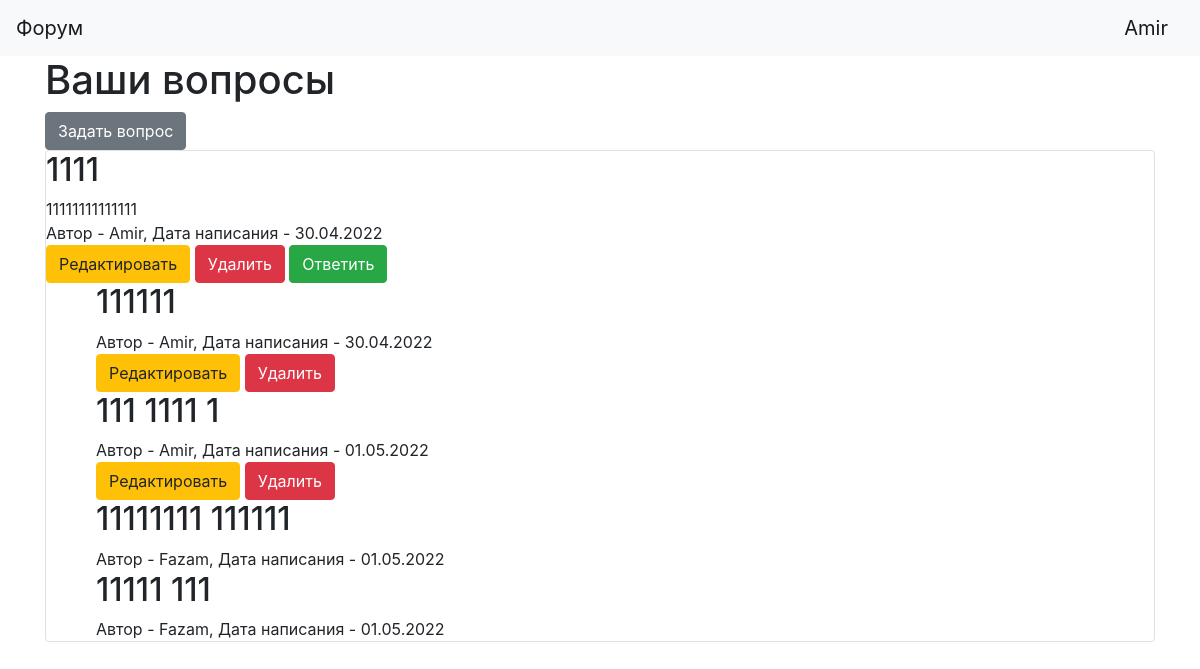
Page / (signed in) on the earlier database version.
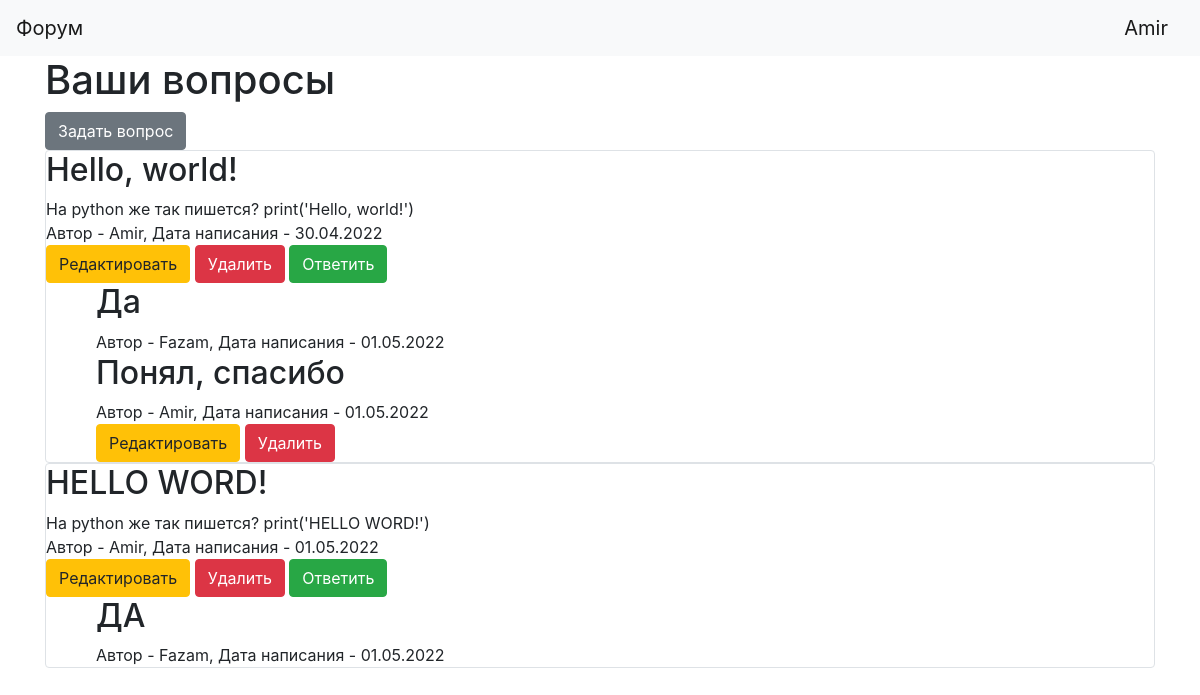
Same page on the later database version.
### data/question.py (models this page shows)
class Question(SqlAlchemyBase):
    __tablename__ = 'questions'
    id = sqlalchemy.Column(sqlalchemy.Integer,
                           primary_key=True, autoincrement=True)
    title = sqlalchemy.Column(sqlalchemy.String, nullable=True)
    content = sqlalchemy.Column(sqlalchemy.String, nullable=True)
    created_date = sqlalchemy.Column(sqlalchemy.String,
                                     default=datetime.datetime.now().strftime('%d.%m.%Y'))
    user_id = sqlalchemy.Column(sqlalchemy.Integer,
                                sqlalchemy.ForeignKey("users.id"))
    user = orm.relation('User')

### data/user.py (models this page shows, shortened)
class User(SqlAlchemyBase, UserMixin):
    __tablename__ = 'users'
    id = sqlalchemy.Column(sqlalchemy.Integer,
                           primary_key=True, autoincrement=True)
    name = sqlalchemy.Column(sqlalchemy.String, nullable=True)
    about = sqlalchemy.Column(sqlalchemy.String, nullable=True)
    email = sqlalchemy.Column(sqlalchemy.String,
                              index=True, unique=True, nullable=True)
    hashed_password = sqlalchemy.Column(sqlalchemy.String, nullable=True)
    created_date = sqlalchemy.Column(sqlalchemy.String,
                                     default=datetime.datetime.now().strftime('%d.%m.%Y'))
    questions = orm.relation("Question", back_populates='user')
    answers = orm.relation("Answer", back_populates='user')

### data/answer.py (models this page shows)
class Answer(SqlAlchemyBase):
    __tablename__ = 'answers'
    id = sqlalchemy.Column(sqlalchemy.Integer,
                           primary_key=True, autoincrement=True)
    content = sqlalchemy.Column(sqlalchemy.String, nullable=True)
    created_date = sqlalchemy.Column(sqlalchemy.String,
                                     default=datetime.datetime.now().strftime('%d.%m.%Y'))
    question_id = sqlalchemy.Column(sqlalchemy.Integer, sqlalchemy.ForeignKey("questions.id"))
    user_id = sqlalchemy.Column(sqlalchemy.Integer,
                                sqlalchemy.ForeignKey("users.id"))
    user = orm.relation('User')

### main.py (the view)
@app.route('/')
def index():
    db_sess = db_session.create_session()
    questions = []
    answers = []
    if current_user.is_authenticated:
        questions = db_sess.query(Question).filter(Question.user == current_user)
        for question in questions:
            answer = db_sess.query(Answer).filter(Answer.question_id == question.id)
            answers.append(answer)
    else:
        redirect('/login')
    return render_template('index.html', question=questions,
                           current_user=current_user, answers=answers,
                           title='Ваши вопросы')

### data/db_session.py (called while the page is built)
def create_session() -> Session:
    global __factory
    return __factory()

### main.py (called while the page is built)
@login_manager.user_loader
def load_user(user_id):
    db_sess = db_session.create_session()
    return db_sess.query(User).get(user_id)

### templates/index.html
{% extends "base.html" %}
{% block content %}
<h1>Ваши вопросы</h1>
{% if current_user.is_authenticated %}
    <a href="question" class="btn btn-secondary">Задать вопрос</a>
{% endif %}
{% for item in question%}
<div class="col-md6 border rounded">
    <h2>{{item.title}}</h2>
    <div>
        {{item.content}}
    </div>
    <div>
        Автор - {{item.user.name}}, Дата написания - {{item.created_date}}
    </div>
    {% if current_user.is_authenticated and current_user == item.user %}
        <div>
            <a href="/question/{{ item.id }}" class="btn btn-warning">
                Редактировать
            </a>
            <a href="/question_delete/{{ item.id }}" class="btn btn-danger">
                Удалить
            </a>
            <a href="/new_answer/{{ item.id }}" class="btn btn-success">
                Ответить
            </a>
        </div>
    {% endif %}
    {% set loop_index = loop.index0 %}
    {% for answer in answers[loop_index] %}
    <div style="padding-left:50px">
        <h2>{{answer.content}}</h2>
        <div>
            Автор - {{answer.user.name}}, Дата написания - {{answer.created_date}}
        </div>
        {% if current_user.is_authenticated and current_user == answer.user %}
            <div>
                <a href="/answer/{{ answer.id }}" class="btn btn-warning">
                    Редактировать
                </a>
                <a href="/answer_delete/{{ answer.id }}" class="btn btn-danger">
                    Удалить
                </a>
            </div>
        {% endif %}
    </div>
    {% endfor %}
</div>
{% endfor %}
{% endblock %}

Differences in the rows shown:
removed Answer: content "111111", user.name "Amir", created_date "30.04.2022", shown under Question "1111"
removed Answer: content "111 1111 1", user.name "Amir", created_date "01.05.2022", shown under Question "1111"
removed Answer: content "11111 111", user.name "Fazam", created_date "01.05.2022", shown under Question "1111"
changed Question: title "1111" → "Hello, world!"; content "11111111111111" → "На python же так пишется? print('Hello, world!')"
changed Answer (number 1 of 3 on the later page): content "11111111 111111" → "Да"
added Answer: content "Понял, спасибо", user.name "Amir", created_date "01.05.2022", shown under Question "Hello, world!"
now on this page (row edited): Question: title "HELLO WORD!", content "На python же так пишется? print('HELLO WORD!')", user.name "Amir", created_date "01.05.2022"
added Answer: content "ДА", user.name "Fazam", created_date "01.05.2022", shown under "HELLO WORD!"
